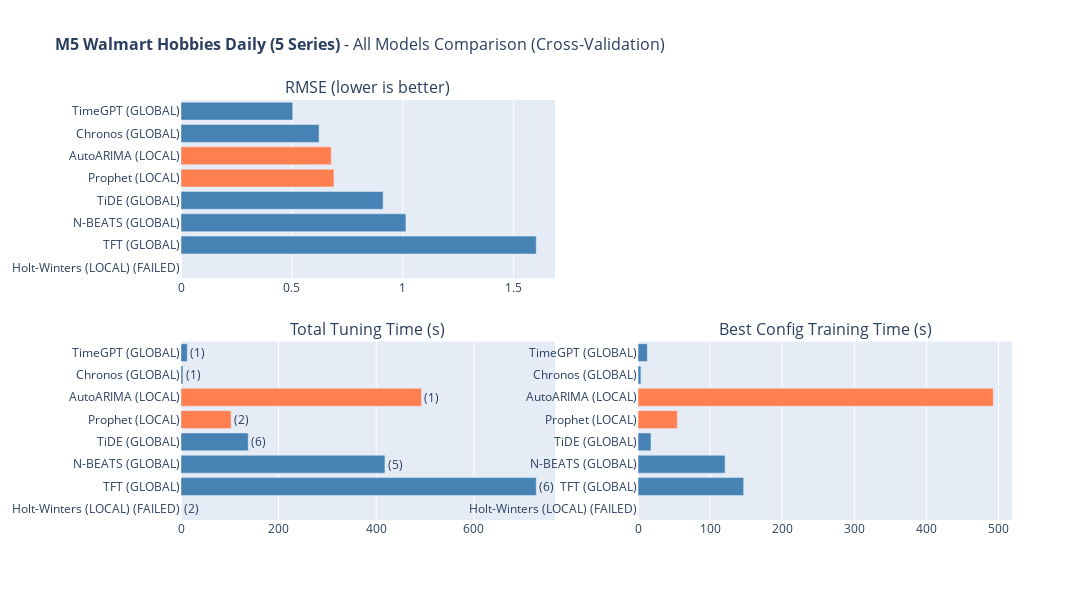

Here is the notebook cell this chart was saved with:
### Code cell
# 11. All Models Comparison (Interactive)
#
# Summary comparison of all models based on cross-validation metrics.

def create_all_models_comparison(results_dataframe, dataset_name):
    """Create interactive bar chart comparison of all models."""
    fig = make_subplots(
        rows=2, cols=2,
        subplot_titles=[
            'RMSE (lower is better)',
            '',
            'Total Tuning Time (s)',
            'Best Config Training Time (s)'
        ],
        vertical_spacing=0.15, horizontal_spacing=0.1
    )
    
    models = results_dataframe['Model'].tolist()
    colors = ['coral' if 'LOCAL' in m else 'steelblue' for m in models]
    
    fig.add_trace(go.Bar(
        y=models, x=results_dataframe['RMSE'], orientation='h',
        marker_color=colors,
        hovertemplate='<b>%{y}</b><br>RMSE: %{x:.4f}<extra></extra>'
    ), row=1, col=1)
    
    fig.add_trace(go.Bar(
        y=models, x=results_dataframe['Tuning Time (s)'], orientation='h',
        marker_color=colors,
        text=[f"({c})" for c in results_dataframe['Combinations']],
        textposition='outside',
        hovertemplate='<b>%{y}</b><br>Time: %{x:.2f}s<extra></extra>'
    ), row=2, col=1)
    
    fig.add_trace(go.Bar(
        y=models, x=results_dataframe['Best Config Time (s)'], orientation='h',
        marker_color=colors,
        hovertemplate='<b>%{y}</b><br>Time: %{x:.2f}s<extra></extra>'
    ), row=2, col=2)
    
    fig.update_layout(
        title=dict(text=f'<b>{dataset_name}</b> - All Models Comparison (Cross-Validation)', font=dict(size=16)),
        width=1700, height=600, showlegend=False, margin=dict(l=120)
    )
    
    for i in range(1, 3):
        for j in range(1, 3):
            fig.update_yaxes(autorange='reversed', row=i, col=j)
    return fig

if 'results_df' in dir() and not results_df.empty:
    fig_comparison = create_all_models_comparison(results_df, DATASET_CONFIG['name'])
    fig_comparison.show()

### Figure 1 — Plotly figure (JSON) as saved in the notebook; plotly's stock layout.template omitted (floating-point values rounded to 4 significant figures)
{"data": [{"hovertemplate": "<b>%{y}</b><br>RMSE: %{x:.4f}<extra></extra>", "marker": {"color": ["steelblue", "steelblue", "coral", "coral", "steelblue", "steelblue", "steelblue", "coral"]}, "orientation": "h", "type": "bar", "x": [0.5039, 0.6227, 0.6774, 0.6897, 0.9114, 1.014, 1.602, Infinity], "xaxis": "x", "y": ["TimeGPT (GLOBAL)", "Chronos (GLOBAL)", "AutoARIMA (LOCAL)", "Prophet (LOCAL)", "TiDE (GLOBAL)", "N-BEATS (GLOBAL)", "TFT (GLOBAL)", "Holt-Winters (LOCAL) (FAILED)"], "yaxis": "y"}, {"hovertemplate": "<b>%{y}</b><br>Time: %{x:.2f}s<extra></extra>", "marker": {"color": ["steelblue", "steelblue", "coral", "coral", "steelblue", "steelblue", "steelblue", "coral"]}, "orientation": "h", "text": ["(1)", "(1)", "(1)", "(2)", "(6)", "(5)", "(6)", "(2)"], "textposition": "outside", "type": "bar", "x": [12.82, 3.943, 492.8, 102.7, 137.8, 417.9, 728.1, 0.02804], "xaxis": "x3", "y": ["TimeGPT (GLOBAL)", "Chronos (GLOBAL)", "AutoARIMA (LOCAL)", "Prophet (LOCAL)", "TiDE (GLOBAL)", "N-BEATS (GLOBAL)", "TFT (GLOBAL)", "Holt-Winters (LOCAL) (FAILED)"], "yaxis": "y3"}, {"hovertemplate": "<b>%{y}</b><br>Time: %{x:.2f}s<extra></extra>", "marker": {"color": ["steelblue", "steelblue", "coral", "coral", "steelblue", "steelblue", "steelblue", "coral"]}, "orientation": "h", "type": "bar", "x": [12.82, 3.943, 492.8, 54.51, 17.95, 120.7, 146.5, 0.0], "xaxis": "x4", "y": ["TimeGPT (GLOBAL)", "Chronos (GLOBAL)", "AutoARIMA (LOCAL)", "Prophet (LOCAL)", "TiDE (GLOBAL)", "N-BEATS (GLOBAL)", "TFT (GLOBAL)", "Holt-Winters (LOCAL) (FAILED)"], "yaxis": "y4"}], "layout": {"annotations": [{"font": {"size": 16}, "showarrow": false, "text": "RMSE (lower is better)", "x": 0.225, "xanchor": "center", "xref": "paper", "y": 1, "yanchor": "bottom", "yref": "paper"}, {"font": {"size": 16}, "showarrow": false, "text": "Total Tuning Time (s)", "x": 0.225, "xanchor": "center", "xref": "paper", "y": 0.425, "yanchor": "bottom", "yref": "paper"}, {"font": {"size": 16}, "showarrow": false, "text": "Best Config Training Time (s)", "x": 0.775, "xanchor": "center", "xref": "paper", "y": 0.425, "yanchor": "bottom", "yref": "paper"}], "height": 600, "margin": {"l": 120}, "showlegend": false, "title": {"font": {"size": 16}, "text": "<b>M5 Walmart Hobbies Daily (5 Series)</b> - All Models Comparison (Cross-Validation)"}, "width": 1700, "xaxis": {"anchor": "y", "domain": [0, 0.45]}, "xaxis2": {"anchor": "y2", "domain": [0.55, 1]}, "xaxis3": {"anchor": "y3", "domain": [0, 0.45]}, "xaxis4": {"anchor": "y4", "domain": [0.55, 1]}, "yaxis": {"anchor": "x", "autorange": "reversed", "domain": [0.575, 1]}, "yaxis2": {"anchor": "x2", "autorange": "reversed", "domain": [0.575, 1]}, "yaxis3": {"anchor": "x3", "autorange": "reversed", "domain": [0, 0.425]}, "yaxis4": {"anchor": "x4", "autorange": "reversed", "domain": [0, 0.425]}}}
